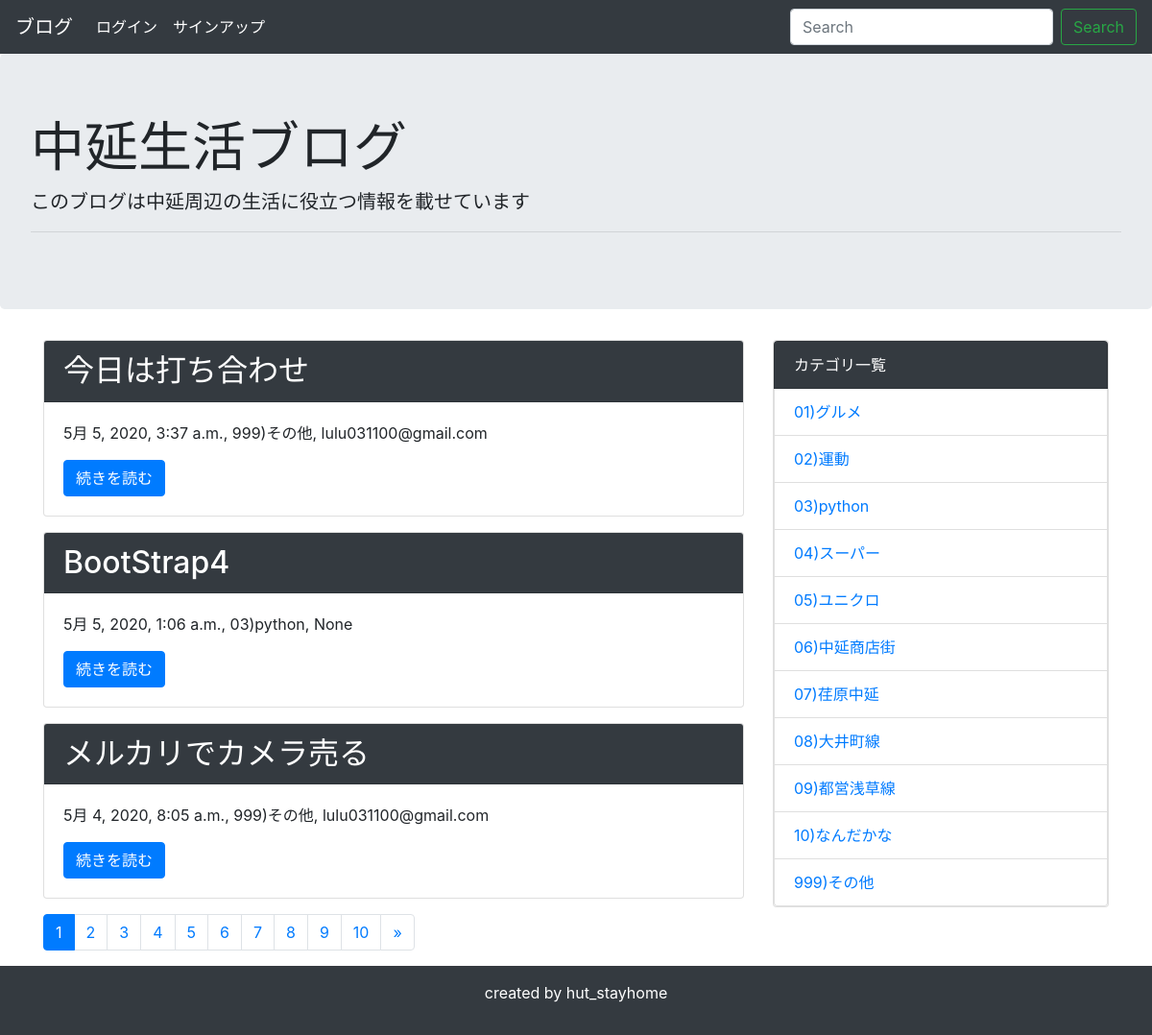
The app's page /, older data.
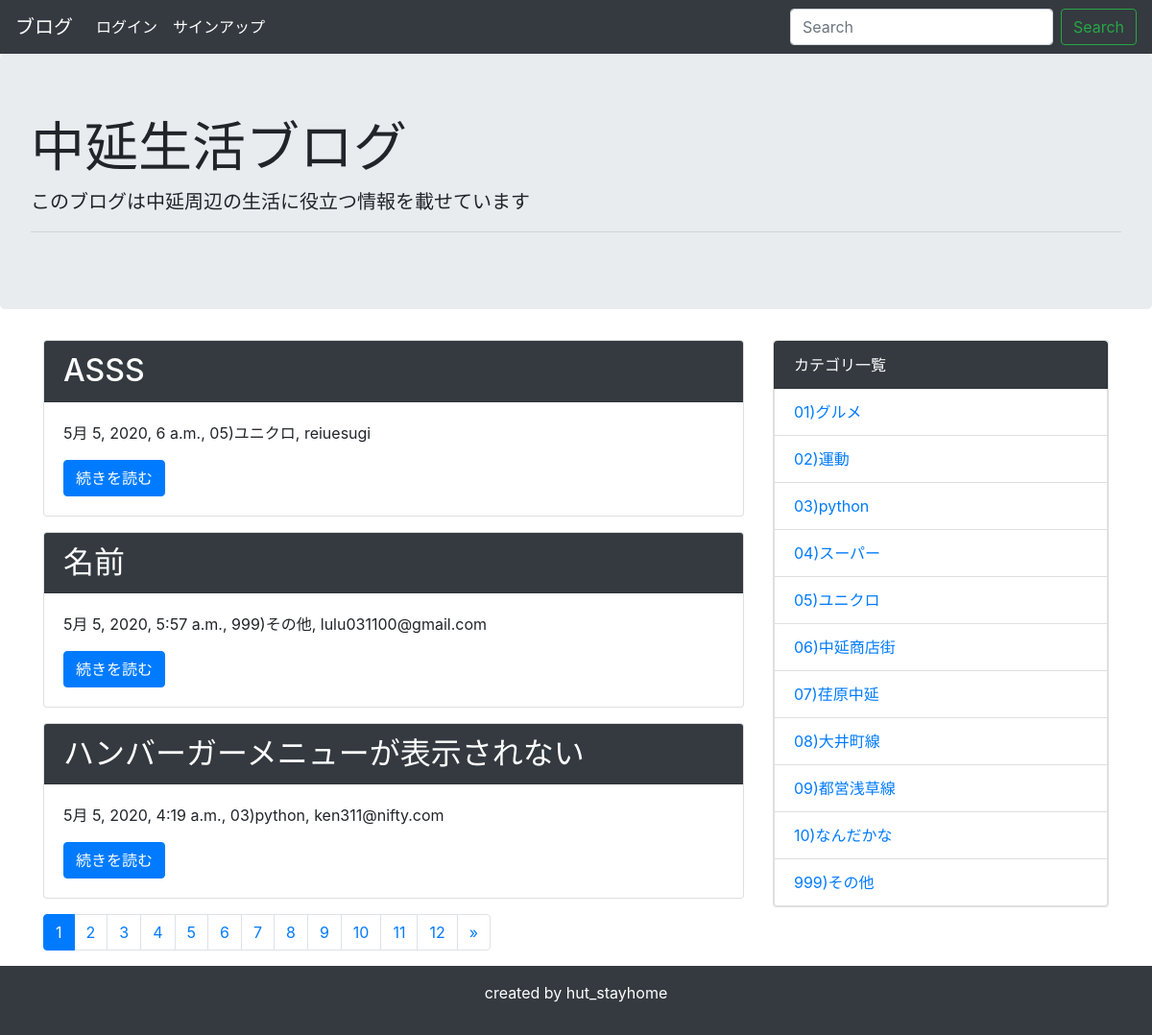
The same page, newer data.
### blog/models.py (models this page shows, shortened)
class Post(models.Model):
    title = models.CharField('タイトル', max_length=100)
    text = models.TextField('本文')
    image = models.ImageField(upload_to='',blank=True, null=True)
    created_at = models.DateTimeField('作成日',default=timezone.now)
    created_user = models.ForeignKey(User, verbose_name = '登録ユーザー', blank=True, null=True, on_delete = models.PROTECT
    )
    category = models.ForeignKey(
        Category, verbose_name = 'カテゴリ', on_delete = models.PROTECT
    )
    like_num = models.IntegerField(default=0)

class Category(models.Model):
    name = models.CharField('カテゴリー名', max_length=200)
    created_at = models.DateTimeField('作成日',default=timezone.now)
    class Meta:
        ordering = ['name']
    def __str__(self):
        return self.name

### blog/views.py (the view)
# urls.py: path('', views.IndexView.as_view(), name='index'),
class IndexView(generic.ListView):
    template_name = 'blog/post_list.html'
    model = Post
    paginate_by = 3 # 追加
    def get_queryset(self):
        queryset = Post.objects.order_by('-created_at')
        keyword = self.request.GET.get('keyword')
        if keyword:
            queryset = queryset.filter(
                Q(title__icontains=keyword) | Q(text__icontains=keyword)
            )
        return queryset

### blog/context_processors.py (called while the page is built)
def common(request):
    context = {
        'category_list':Category.objects.all(),
    }
    return context

### blog/templatetags/mytag.py (called while the page is built)
@register.simple_tag
def url_replace(request, field, value):
    url_dict = request.GET.copy()
    url_dict[field] = value
    return url_dict.urlencode()

### blog/templates/blog/post_list.html
{% extends 'blog/base.html' %}
{% block content %}
{% for post in post_list %}
<div class="card mb-3">
    <h2 class="card-header bg-dark text-white">{{ post.title }}</h2>
    <div class="card-body">
      <p>{{ post.created_at }}, {{ post.category }}, {{ post.created_user }}</p>
      <a href="{% url 'blog:detail' post.pk %}" class="btn btn-primary">続きを読む</a>
    </div>
</div>
{% endfor %}
{% include 'blog/pagination.html' %}
{% endblock %}

### blog/templates/blog/snippets/sidebar.html
<div class="card mb-3">
    <ul class="list-group">
      <li class="list-group-item bg-dark text-white">カテゴリ一覧</li>
      {% for category in category_list %}
      <li class="list-group-item"><a href="{% url 'blog:category' category.pk %}">{{ category }}</a></li>
      {% endfor %}
    </ul>
</div>

Row changes from the older to the newer data that the page shows:
no longer on this page (row unchanged): Post: title "今日は打ち合わせ", created_at "5月 5, 2020, 3:37 a.m.", category "999)その他", created_user "lulu031100@gmail.com"
no longer on this page (row unchanged): Post: title "BootStrap4", created_at "5月 5, 2020, 1:06 a.m.", category "03)python", created_user "None"
no longer on this page (row unchanged): Post: title "メルカリでカメラ売る", created_at "5月 4, 2020, 8:05 a.m.", category "999)その他", created_user "lulu031100@gmail.com"
added Post: title "ASSS", created_at "5月 5, 2020, 6 a.m.", category "05)ユニクロ", created_user "reiuesugi"
added Post: title "名前", created_at "5月 5, 2020, 5:57 a.m.", category "999)その他", created_user "lulu031100@gmail.com"
added Post: title "ハンバーガーメニューが表示されない", created_at "5月 5, 2020, 4:19 a.m.", category "03)python", created_user "ken311@nifty.com"
Text that changed along with them:
new list line: "11"
new list line: "12"
